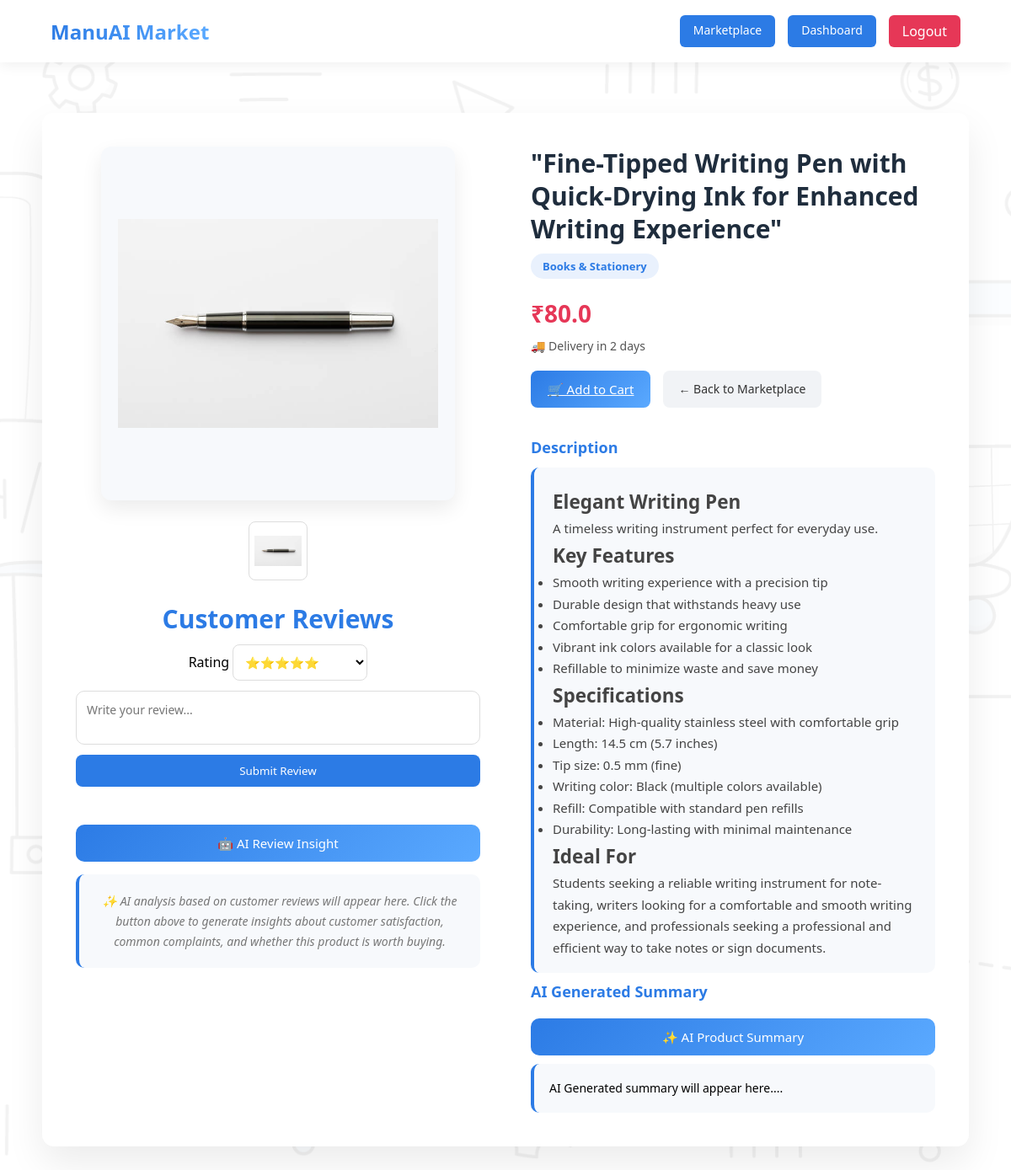
Page /product/1 on the committed database.
### models.py (models this page shows)
class Product(db.Model):
    __tablename__ = "product"
    id = db.Column(db.Integer , primary_key = True)
    name = db.Column(db.String(200) , nullable = False)
    title = db.Column(db.String(300))
    description = db.Column(db.String(1000) ,nullable = False)
    price = db.Column(db.Float)
    manufacturing_cost = db.Column(db.Float)
    delivery_time = db.Column(db.Integer)
    manufacturing_id = db.Column(db.Integer)
    category = db.Column(db.String(100))
    image1 = db.Column(db.String(200))
    image2 = db.Column(db.String(200))
    image3 = db.Column(db.String(200))
    image4 = db.Column(db.String(200))

### app.py (the view)
@app.route("/product/<int:id>")
def product_detail(id):
    product = Product.query.get(id)
    reviews = Review.query.filter_by(product_id=id).all()
    return render_template(
        "product_detail.html",
        product=product,
        reviews=reviews
    )

### templates/product_detail.html (shortened to what this page needs)
<!DOCTYPE html>
<html>
<head>
<link rel="stylesheet" href="{{ url_for('static', filename='css/product_detail.css') }}">
</head>
<body>
<div class="navbar">
<div class="logo">ManuAI Market</div>
<div class="nav-right">
<a href="/products" class="nav-btn">Marketplace</a>
<a href="/dashboard" class="nav-btn">Dashboard</a>
<a href="/logout" class="logout-btn">Logout</a>
</div>
</div>
<div class="product-detail-container">
<div class="product-images">
<img id="main-image"
class="main-image"
src="{{ url_for('static', filename='uploads/' + product.image1) }}">
<div class="thumbnail-row">
{% if product.image1 %}
<img src="{{ url_for('static', filename='uploads/' + product.image1) }}"
onclick="changeImage(this)">
{% endif %}
</div>
<h2 class="review-title"><b>Customer Reviews</b></h2>
<form action="/add-review/{{ product.id }}" method="POST" class="review-form">
<div class="review-row">
<label>Rating</label>
<select name="rating">
<option value="5">⭐⭐⭐⭐⭐</option>
</select>
</div>
<textarea
name="comment"
placeholder="Write your review..."
required
></textarea>
<button type="submit">Submit Review</button>
</form>
<button onclick="getReviewAI()" class="ai-btn">
🤖 AI Review Insight
</button>
<div id="ai-review-result" class="ai-review-box">
<div class="ai-placeholder">
✨ AI analysis based on customer reviews will appear here.
Click the button above to generate insights about
customer satisfaction, common complaints, and
whether this product is worth buying.
</div>
</div>
</div>
<div class="product-info">
<h1>{{ product.title }}</h1>
<span class="category">{{ product.category }}</span>
<h2 class="price">₹{{ product.price }}</h2>
<p class="delivery">🚚 Delivery in {{ product.delivery_time }} days</p>
<div class="product-actions">
<a href="/add-to-cart/{{ product.id }}" class="cart-btn">
🛒 Add to Cart
</a>
<a href="/products" class="back-btn">← Back to Marketplace</a>
</div>
<h3>Description</h3>
<div class="description">
{{ product.description | safe }}
</div>
<h3>AI Generated Summary</h3>
<button onclick="getAISummary()" class="ai-btn">
✨ AI Product Summary
</button>
<div id="ai-summary" class="ai-box" >AI Generated summary will appear here....</div>
</div>
</div>
</body>
</html>

### static/css/product_detail.css (style rules this page uses)
* { margin:0; padding:0; box-sizing:border-box; font-family:'Segoe UI',sans-serif; }
body { min-height:100vh; background:url("../images/background image.jpg") no-repeat center center; background-size:cover; position:relative; }
body::before { content:""; position:fixed; top:0; left:0; width:100%; height:100%; background:rgba(255,255,255,0.95); z-index:-1; }
.navbar { display:flex; justify-content:space-between; align-items:center; padding:18px 60px; background:white; box-shadow:0 4px 15px rgba(0,0,0,0.06); }
.logo { font-size:24px; font-weight:700; background:linear-gradient(90deg,#2c7be5,#5aa9ff); background-clip: text; -webkit-background-clip:text; -webkit-text-fill-color:transparent; }
.nav-right { display:flex; gap:15px; }
.nav-btn { text-decoration:none; background:#2c7be5; color:white; padding:8px 16px; border-radius:6px; font-size:14px; transition:0.25s; }
.logout-btn { text-decoration:none; background:#e63757; color:white; padding:8px 16px; border-radius:6px; transition:0.25s; }
.product-detail-container { max-width:1100px; margin:60px auto; display:grid; grid-template-columns: 1fr 1fr; gap:60px; background:white; padding:40px; border-radius:14px; box-shadow:0 20px 45px rgba(0,0,0,0.08); align-items:start; }
.product-images { flex:1; text-align:center; width:100%; }
.main-image { width:100%; max-width:420px; height:420px; object-fit:contain; background:#f7f9fc; padding:20px; border-radius:12px; box-shadow:0 10px 25px rgba(0,0,0,0.08); transition:0.3s; }
.thumbnail-row { display:flex; justify-content:center; gap:10px; margin-top:20px; margin-bottom:25px; flex-wrap:wrap; }
.thumbnail-row img { width:70px; height:70px; object-fit:contain; background:white; border-radius:8px; border:1px solid #ddd; padding:6px; cursor:pointer; transition:0.25s; }
.product-info { flex:1; display:flex; flex-direction:column; width:100%; }
.product-info h1 { font-size:30px; margin-bottom:10px; color:#1f2d3d; line-height:1.3; }
.category { display:inline-block; width:fit-content; background:rgba(44,123,229,0.1); color:#2c7be5; padding:6px 14px; border-radius:20px; font-size:13px; margin-bottom:12px; font-weight:600; }
.price { color:#e63757; font-size:28px; font-weight:700; margin:10px 0; }
.delivery { font-size:14px; color:#555; margin-bottom:20px; }
.product-actions { display:flex; gap:15px; margin-bottom:25px; }
.cart-btn { background:linear-gradient(135deg,#2c7be5,#5aa9ff); color:white; border:none; padding:12px 20px; border-radius:8px; font-size:15px; cursor:pointer; transition:0.25s; }
.back-btn { text-decoration:none; background:#f1f3f6; color:#333; padding:12px 18px; border-radius:8px; font-size:14px; transition:0.2s; }
.product-info h3 { margin-top:10px; font-size:18px; color:#2c7be5; }
.description { margin-top:12px; line-height:1.7; font-size:15px; color:#444; background:#f7f9fc; padding:22px; border-radius:10px; border-left:4px solid #2c7be5; max-height:600px; overflow:auto; }
.ai-btn { background:linear-gradient(135deg,#2c7be5,#5aa9ff); color:white; border:none; padding:10px 18px; border-radius:8px; cursor:pointer; margin-top:10px; }
.ai-box { background:#f7f9fc; border-left:4px solid #2c7be5; padding:18px; border-radius:10px; margin-top:10px; font-size:14px; line-height:1.6; }
.review-title { font-size:30px; color:#2c7be5; font-weight:500; margin-bottom:10px; }
.review-form { display:flex; flex-direction:column; gap:12px; margin-bottom:25px; }
.review-form select { padding:10px; border-radius:8px; border:1px solid #ddd; font-size:14px; background:white; min-width:160px; }
.review-form textarea { flex:1; height:80px; padding:12px; border-radius:10px; border:1px solid #ddd; font-size:14px; resize:none; }
.review-form button { background:#2c7be5; color:white; border:none; padding:10px 18px; border-radius:8px; cursor:pointer; font-weight:500; transition:0.25s; }
.ai-btn { margin-top:20px; width:100%; background:linear-gradient(135deg,#2c7be5,#5aa9ff); color:white; border:none; padding:12px; border-radius:10px; font-size:15px; cursor:pointer; transition:0.25s; }
.ai-review-box { margin-top:15px; background:#f7f9fc; padding:20px; border-radius:10px; border-left:4px solid #2c7be5; font-size:14px; line-height:1.7; color:#333; min-height:80px; transition:0.3s; }
.ai-placeholder { color:#777; font-style:italic; }

### rows in the picture
Product: image1 (picture), title "\"Fine-Tipped Writing Pen with Quick-Drying Ink for Enhanced Writing Experience\"", category "Books & Stationery", price "80.0", delivery_time "2", description "Elegant Writing Pen A timeless writing instrument perfect for everyday use. Key Features Smooth writing experience with a precision tip Durable design that withstands heavy use Comfortable grip for ergonomic writing Vibrant ink colors available for a classic look Refillable to minimize waste and save money Specifications Material: High-quality stainless steel with comfortable grip Length: 14.5 cm (5.7 inches) Tip size: 0.5 mm (fine) Writing color: Black (multiple colors available) Refill: Compatible with standard pen refills Durability: Long-lasting with minimal maintenance Ideal For Students seeking a reliable writing instrument for note-taking, writers looking for a comfortable and smooth…"
